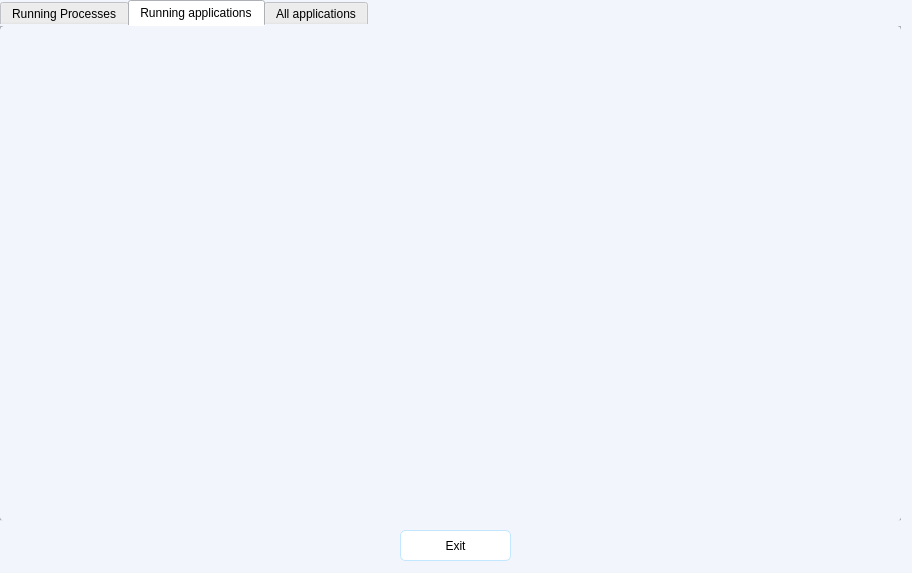
<?xml version="1.0" encoding="UTF-8"?>
<ui version="4.0">
 <class>apps</class>
 <widget class="QWidget" name="apps">
  <property name="geometry">
   <rect>
    <x>0</x>
    <y>0</y>
    <width>912</width>
    <height>573</height>
   </rect>
  </property>
  <property name="windowTitle">
   <string>Form</string>
  </property>
  <property name="styleSheet">
   <string notr="true">border-radius: 5px;
background-color: #F2F6FC;</string>
  </property>
  <widget class="QTabWidget" name="tabWidget">
   <property name="geometry">
    <rect>
     <x>0</x>
     <y>0</y>
     <width>901</width>
     <height>521</height>
    </rect>
   </property>
   <property name="styleSheet">
    <string notr="true">font: 500 10pt &quot;UTM Avo&quot;;</string>
   </property>
   <property name="currentIndex">
    <number>1</number>
   </property>
   <widget class="QWidget" name="runningProcessesTab">
    <attribute name="title">
     <string>Running Processes</string>
    </attribute>
    <widget class="QTableView" name="processTable">
     <property name="geometry">
      <rect>
       <x>20</x>
       <y>20</y>
       <width>871</width>
       <height>461</height>
      </rect>
     </property>
    </widget>
   </widget>
   <widget class="QWidget" name="runningAppsTab">
    <attribute name="title">
     <string>Running applications</string>
    </attribute>
    <widget class="QTreeView" name="runningAppTree">
     <property name="geometry">
      <rect>
       <x>20</x>
       <y>20</y>
       <width>871</width>
       <height>451</height>
      </rect>
     </property>
    </widget>
   </widget>
   <widget class="QWidget" name="allAppsTab">
    <attribute name="title">
     <string>All applications</string>
    </attribute>
    <widget class="QTreeView" name="appTree">
     <property name="geometry">
      <rect>
       <x>20</x>
       <y>10</y>
       <width>871</width>
       <height>471</height>
      </rect>
     </property>
    </widget>
   </widget>
  </widget>
  <widget class="QPushButton" name="exitButton">
   <property name="geometry">
    <rect>
     <x>400</x>
     <y>530</y>
     <width>111</width>
     <height>31</height>
    </rect>
   </property>
   <property name="styleSheet">
    <string notr="true">font: 600 10pt &quot;UTM Avo&quot;;
border: 1px solid rgb(194, 231, 255);
background-color: #ffffff;
border-radius: 5px;
</string>
   </property>
   <property name="text">
    <string>Exit</string>
   </property>
  </widget>
 </widget>
 <resources/>
 <connections/>
</ui>
